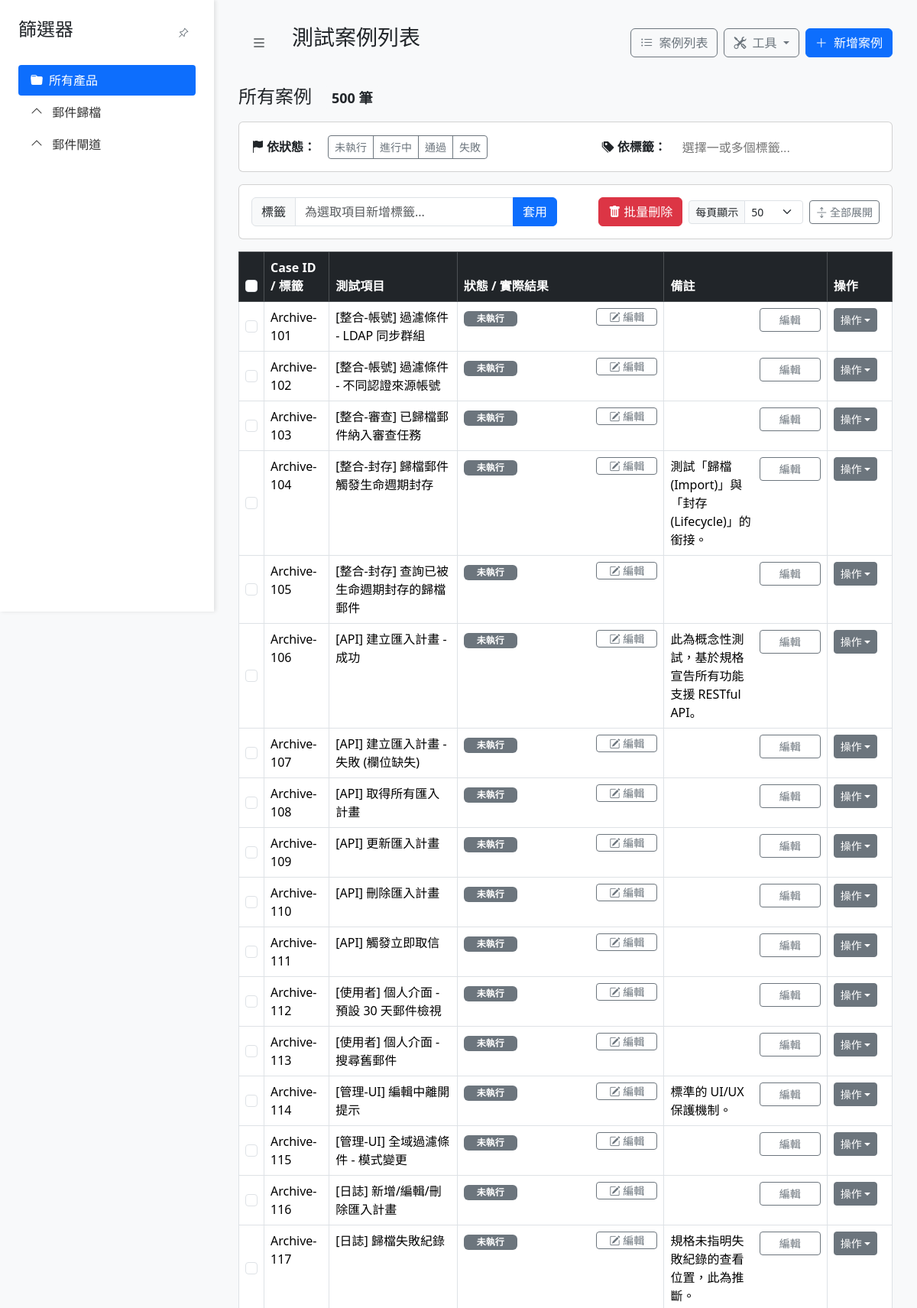
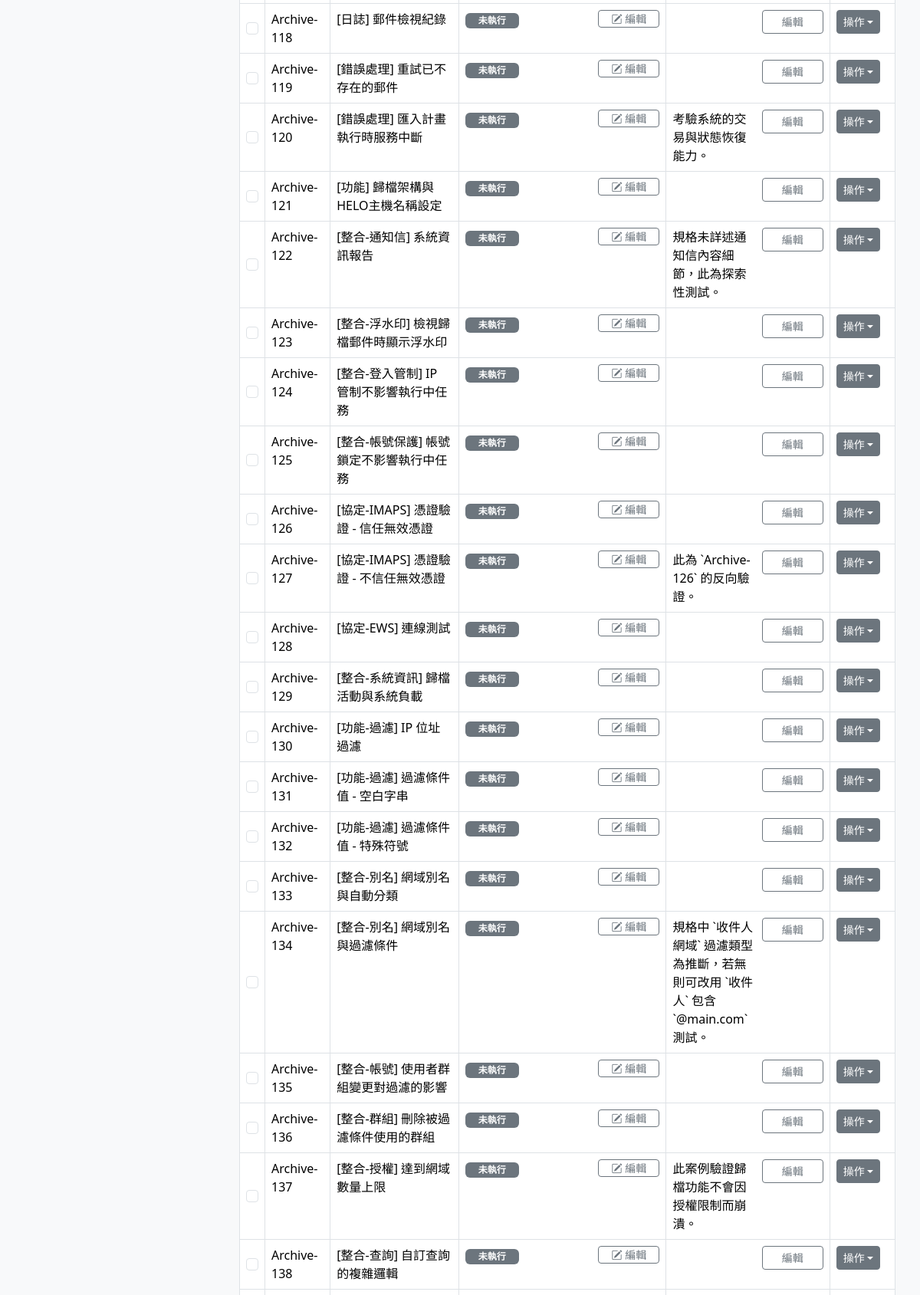
The app's page /?page=3&per_page=50& (upper part) with its own data (2 pictures, top to bottom).
### models.py (models this page shows)
class TestCase(db.Model):
    id = db.Column(db.Integer, primary_key=True)
    product_type = db.Column(db.String(50), nullable=False, default='未分類產品')
    category = db.Column(db.String(100), nullable=False)
    main_category = db.Column(db.String(50), nullable=True)
    sub_category = db.Column(db.String(50), nullable=True)
    case_id = db.Column(db.String(50), unique=True, nullable=False)
    test_item = db.Column(db.String(200), nullable=False)
    test_purpose = db.Column(db.Text, nullable=True)
    preconditions = db.Column(db.Text, nullable=True)
    test_steps = db.Column(db.Text, nullable=True)
    expected_result = db.Column(db.Text, nullable=True)
    actual_result = db.Column(db.Text, nullable=True)
    status = db.Column(db.String(20), nullable=False, default='未執行')
    notes = db.Column(db.Text, nullable=True)
    reference = db.Column(db.String(200), nullable=True)
    tags = db.relationship('Tag', secondary=test_case_tags, lazy='subquery',
                           backref=db.backref('test_cases', lazy=True))
    attachments = db.relationship('Attachment', backref='test_case', lazy=True, cascade="all, delete-orphan")

### app.py (the view)
@app.route('/')
def index():
    page = request.args.get('page', 1, type=int)
    per_page = request.args.get('per_page', 50, type=int)
    if per_page not in [10, 20, 30, 40, 50]:
        per_page = 50
    selected_statuses = request.args.getlist('status')
    selected_tags = request.args.getlist('tag')
    all_cases_for_tree = db.session.query(TestCase.product_type, TestCase.main_category, TestCase.sub_category).distinct().all()
    tree_data = {}
    for prod, main_cat, sub_cat in all_cases_for_tree:
        if not prod: continue
        if prod not in tree_data: tree_data[prod] = {}
        if main_cat and main_cat not in tree_data[prod]: tree_data[prod][main_cat] = []
        if main_cat and sub_cat and sub_cat not in tree_data[prod][main_cat]:
            tree_data[prod][main_cat].append(sub_cat)
    selected_product = request.args.get('product')
    selected_main_category = request.args.get('main_category')
    selected_sub_category = request.args.get('sub_category')
    global_precondition = None
    if selected_product:
        CATEGORY_RULES = load_category_rules()
        global_preconditions = CATEGORY_RULES.get('global_preconditions', {})
        global_precondition = global_preconditions.get(selected_product)
    query = TestCase.query
    if selected_product:
        query = query.filter_by(product_type=selected_product)
    if selected_main_category:
        query = query.filter_by(main_category=selected_main_category)
    if selected_sub_category:
        query = query.filter_by(sub_category=selected_sub_category)
    if selected_statuses:
        query = query.filter(TestCase.status.in_(selected_statuses))
    if selected_tags:
        for tag_name in selected_tags:
            query = query.filter(TestCase.tags.any(name=tag_name))
    pagination = query.order_by(TestCase.case_id).paginate(page=page, per_page=per_page, error_out=False)
    cases_to_display = pagination.items
    all_tags = Tag.query.order_by(Tag.name).all()
    return render_template('cases.html',
                           cases=cases_to_display,
                           tree_data=tree_data,
                           pagination=pagination,
                           selected_product=selected_product,
                           selected_main_category=selected_main_category,
                           selected_sub_category=selected_sub_category,
                           global_precondition=global_precondition,
                           per_page=per_page,
                           all_tags=all_tags,
                           selected_tags=selected_tags,
                           selected_statuses=selected_statuses)

### app.py (called while the page is built)
@app.context_processor
def inject_status_options():
    status_options = ['未執行', '進行中', '通過', '失敗']
    return dict(status_options=status_options)

@app.context_processor
def utility_processor():
    def render_manual_list_in_template(text_block):
        lines = [line.strip().lstrip('0123456789. ') for line in (text_block or "").split('\n') if line.strip()]
        html = '<div class="manual-list">'
        for i, line in enumerate(lines):
            html += f'<div class="manual-list-item"><span class="manual-list-number">{i+1}.</span><span class="manual-list-text">{line}</span></div>'
        html += '</div>'
        return html
    return dict(render_manual_list=render_manual_list_in_template)

### templates/cases.html (shortened to what this page needs)
{% extends 'base.html' %}
{% block page_title %}
    測試案例列表
{% endblock %}
{% block sidebar %}
    <nav class="tree-nav">
        <ul>
            <li>
                <a href="{{ url_for('index') }}" class="{{ 'active-filter' if not selected_product }}">
                    <i class="bi bi-folder-fill me-2"></i>所有產品
                </a>
            </li>
            {% for product, main_categories in tree_data.items()|sort %}
                <li class="parent {% if product == selected_product %}active open{% endif %}">
                    <a href="{{ url_for('index', product=product) }}">
                        {{ product }}
                    </a>
                </li>
            {% endfor %}
        </ul>
    </nav>
{% endblock %}
{% block content %}
    <h4 class="mb-3">
        {% if selected_sub_category %}
            {{ selected_product }} / {{ selected_main_category.replace('功能', '') }} / {{ selected_sub_category }}
        {% elif selected_main_category %}
            {{ selected_product }} / {{ selected_main_category.replace('功能', '') }}
        {% elif selected_product %}
            {{ selected_product }}
        {% else %}
            所有案例
        {% endif %}
        <span class="badge bg-light text-dark ms-2">{{ pagination.total }} 筆</span>
    </h4>
    <div class="card mb-3">
        <div class="card-body">
            <div class="row g-3 align-items-center">
                <div class="col-auto">
                    <label class="form-label mb-0"><strong><i class="bi bi-flag-fill me-1"></i>依狀態：</strong></label>
                </div>
                <div class="col">
                    <div class="btn-group btn-group-sm" role="group">
                        {% for status in status_options %}
                        <a href="#" class="btn btn-outline-secondary filter-btn status-filter {% if status in selected_statuses %}active{% endif %}" data-filter-type="status" data-filter-value="{{ status }}">
                            {{ status }}
                        </a>
                        {% endfor %}
                    </div>
                </div>
                <div class="col-auto">
                     <label for="tag-filter-select" class="form-label mb-0"><strong><i class="bi bi-tags-fill me-1"></i>依標籤：</strong></label>
                </div>
                <div class="col-md-4">
                </div>
            </div>
        </div>
    </div>
    <form id="bulk-action-form" method="POST">
        <div class="sticky-bar">
            <div class="card">
                <div class="card-body d-flex justify-content-between align-items-center gap-3">
                    <div class="input-group" style="max-width: 400px;">
                        <span class="input-group-text">標籤</span>
                        <input type="text" name="new_tag" class="form-control" placeholder="為選取項目新增標籤...">
                        <button type="button" id="bulk-add-tag-btn" class="btn btn-primary">套用</button>
                    </div>
                    <div class="d-flex align-items-center gap-2">
                        <button type="button" id="bulk-delete-btn" class="btn btn-danger">
                            <i class="bi bi-trash-fill"></i> 批量刪除
                        </button>
                        <div class="input-group input-group-sm" style="width: 150px;">
                          <label class="input-group-text" for="per-page-select">每頁顯示</label>
                          <select class="form-select" id="per-page-select">
                            <option value="50" {% if per_page == 50 %}selected{% endif %}>50</option>
                          </select>
                        </div>
                        <button type="button" id="toggle-all-btn" class="btn btn-outline-secondary btn-sm" data-state="collapsed">
                            <i class="bi bi-arrows-expand"></i>
                            <span>全部展開</span>
                        </button>
                    </div>
                </div>
            </div>
        </div>
        <div class="table-responsive">
            <table class="table table-hover table-bordered caption-top table-fixed-layout">
                <caption></caption>
                <thead class="table-dark">
                    <tr>
                        <th style="width: 3%;"><input class="form-check-input" type="checkbox" id="select-all-checkbox"></th>
                        <th style="width: 10%;">Case ID / 標籤</th>
                        <th style="width: 20%;">測試項目</th>
                        <th style="width: 32%;">狀態 / 實際結果</th>
                        <th style="width: 25%;">備註</th>
                        <th style="width: 10%;">操作</th>
                    </tr>
                </thead>
                {% for case in cases %}
                    <tbody class="case-group">
                        <tr class="expandable-row" data-bs-target="#collapse-{{ case.id }}" style="cursor: pointer;">
                            <td class="text-center align-middle">
                                <input class="form-check-input case-checkbox" type="checkbox" name="case_ids" value="{{ case.id }}">
                            </td>
                            <td>
                                {{ case.case_id }}
                            </td>
                            <td>{{ case.test_item }}</td>
                            <td>
                                <div id="status-result-wrapper-{{ case.id }}">
                                    {% include 'partials/_status_result_display.html' %}
                                </div>
                            </td>
                            <td>
                                <div id="notes-wrapper-{{ case.id }}">
                                    {% include 'partials/_notes_display.html' %}
                                </div>
                            </td>
                            <td>
                                <div class="dropdown">
                                    <button class="btn btn-secondary btn-sm dropdown-toggle" type="button" data-bs-toggle="dropdown">操作</button>
                                </div>
                            </td>
                        </tr>
                    </tbody>
                {% else %}
                <tbody>
                    <tr>
                        <td colspan="6" class="text-center">找不到符合篩選條件的測試案例。</td>
                    </tr>
                </tbody>
                {% endfor %}
            </table>
        </div>
    </form>
    <link href="https://cdn.jsdelivr.net/npm/select2@4.1.0-rc.0/dist/css/select2.min.css" rel="stylesheet" />
    <link rel="stylesheet" href="https://cdn.jsdelivr.net/npm/select2-bootstrap-5-theme@1.3.0/dist/select2-bootstrap-5-theme.min.css" />
{% endblock %}

### templates/partials/_status_result_display.html (shortened to what this page needs)
<div id="status-result-{{ case.id }}" class="cell-edit-trigger">
    <p>
        <span class="badge
            {% if case.status == '通過' %} bg-success
            {% elif case.status == '失敗' %} bg-danger
            {% elif case.status == '進行中' %} bg-warning text-dark
            {% else %} bg-secondary
            {% endif %} me-2" style="width: 70px;">
            {{ case.status }}
        </span>
    </p>
    <button hx-get="{{ url_for('edit_status_result', id=case.id) }}"
            hx-target="#status-result-wrapper-{{ case.id }}"
            hx-swap="innerHTML"
            class="btn btn-outline-secondary btn-sm py-0">
        <i class="bi bi-pencil-square"></i> 編輯
    </button>
</div>

### templates/partials/_notes_display.html (shortened to what this page needs)
<div class="cell-edit-trigger">
    <p class="mb-0">
        <span style="white-space: pre-wrap;">{{ case.notes or '' }}</span>
    </p>
    <button class="btn btn-outline-secondary btn-sm"
            hx-get="{{ url_for('edit_notes', id=case.id) }}"
            hx-target="#notes-wrapper-{{ case.id }}"
            hx-swap="innerHTML">
        編輯
    </button>
</div>

### templates/base.html (style rules this page uses)
body { display: flex; background-color: #f8f9fa; }
.tree-nav ul { list-style-type: none; padding-left: 0; }
.tree-nav li a { display: block; padding: 0.5rem 1rem; text-decoration: none; color: #333; border-radius: 0.25rem; }
.tree-nav .parent > a { cursor: pointer; }
.tree-nav .parent > a::before { content: '\F286'; font-family: 'bootstrap-icons'; margin-right: 0.5rem; }
.tree-nav .active-filter { background-color: #0d6efd; color: white !important; }
.cell-edit-trigger { display: flex; justify-content: space-between; align-items: flex-start; width: 100%; height: 100%; }
.cell-edit-trigger p { margin-bottom: 0; flex-grow: 1; padding-right: 10px; }
.cell-edit-trigger .btn { flex-shrink: 0; width: 80px; }
.sticky-bar { position: sticky;top: 0;z-index: 1020;background-color: #f8f9fa;padding-bottom: 1rem;margin-bottom: -1rem; }

### records on screen
TestCase: case_id "Archive-101", test_item "[整合-帳號] 過濾條件 - LDAP 同步群組", status "未執行"
TestCase: case_id "Archive-102", test_item "[整合-帳號] 過濾條件 - 不同認證來源帳號", status "未執行"
TestCase: case_id "Archive-103", test_item "[整合-審查] 已歸檔郵件納入審查任務", status "未執行"
TestCase: case_id "Archive-104", test_item "[整合-封存] 歸檔郵件觸發生命週期封存", status "未執行", notes "測試「歸檔 (Import)」與「封存 (Lifecycle)」的銜接。"
TestCase: case_id "Archive-105", test_item "[整合-封存] 查詢已被生命週期封存的歸檔郵件", status "未執行"
TestCase: case_id "Archive-106", test_item "[API] 建立匯入計畫 - 成功", status "未執行", notes "此為概念性測試，基於規格宣告所有功能支援 RESTful API。"
TestCase: case_id "Archive-107", test_item "[API] 建立匯入計畫 - 失敗 (欄位缺失)", status "未執行"
TestCase: case_id "Archive-108", test_item "[API] 取得所有匯入計畫", status "未執行"
TestCase: case_id "Archive-109", test_item "[API] 更新匯入計畫", status "未執行"
TestCase: case_id "Archive-110", test_item "[API] 刪除匯入計畫", status "未執行"
TestCase: case_id "Archive-111", test_item "[API] 觸發立即取信", status "未執行"
TestCase: case_id "Archive-112", test_item "[使用者] 個人介面 - 預設 30 天郵件檢視", status "未執行"
TestCase: case_id "Archive-113", test_item "[使用者] 個人介面 - 搜尋舊郵件", status "未執行"
TestCase: case_id "Archive-114", test_item "[管理-UI] 編輯中離開提示", status "未執行", notes "標準的 UI/UX 保護機制。"
TestCase: case_id "Archive-115", test_item "[管理-UI] 全域過濾條件 - 模式變更", status "未執行"
TestCase: case_id "Archive-116", test_item "[日誌] 新增/編輯/刪除匯入計畫", status "未執行"
TestCase: case_id "Archive-117", test_item "[日誌] 歸檔失敗紀錄", status "未執行", notes "規格未指明失敗紀錄的查看位置，此為推斷。"
TestCase: case_id "Archive-118", test_item "[日誌] 郵件檢視紀錄", status "未執行"
TestCase: case_id "Archive-119", test_item "[錯誤處理] 重試已不存在的郵件", status "未執行"
TestCase: case_id "Archive-120", test_item "[錯誤處理] 匯入計畫執行時服務中斷", status "未執行", notes "考驗系統的交易與狀態恢復能力。"
TestCase: case_id "Archive-121", test_item "[功能] 歸檔架構與HELO主機名稱設定", status "未執行"
TestCase: case_id "Archive-122", test_item "[整合-通知信] 系統資訊報告", status "未執行", notes "規格未詳述通知信內容細節，此為探索性測試。"
TestCase: case_id "Archive-123", test_item "[整合-浮水印] 檢視歸檔郵件時顯示浮水印", status "未執行"
TestCase: case_id "Archive-124", test_item "[整合-登入管制] IP 管制不影響執行中任務", status "未執行"
TestCase: case_id "Archive-125", test_item "[整合-帳號保護] 帳號鎖定不影響執行中任務", status "未執行"
TestCase: case_id "Archive-126", test_item "[協定-IMAPS] 憑證驗證 - 信任無效憑證", status "未執行"
TestCase: case_id "Archive-127", test_item "[協定-IMAPS] 憑證驗證 - 不信任無效憑證", status "未執行", notes "此為 `Archive-126` 的反向驗證。"
TestCase: case_id "Archive-128", test_item "[協定-EWS] 連線測試", status "未執行"
TestCase: case_id "Archive-129", test_item "[整合-系統資訊] 歸檔活動與系統負載", status "未執行"
TestCase: case_id "Archive-130", test_item "[功能-過濾] IP 位址過濾", status "未執行"
TestCase: case_id "Archive-131", test_item "[功能-過濾] 過濾條件值 - 空白字串", status "未執行"
TestCase: case_id "Archive-132", test_item "[功能-過濾] 過濾條件值 - 特殊符號", status "未執行"
TestCase: case_id "Archive-133", test_item "[整合-別名] 網域別名與自動分類", status "未執行"
TestCase: case_id "Archive-134", test_item "[整合-別名] 網域別名與過濾條件", status "未執行", notes "規格中 `收件人網域` 過濾類型為推斷，若無則可改用 `收件人` 包含 `@main.com` 測試。"
TestCase: case_id "Archive-135", test_item "[整合-帳號] 使用者群組變更對過濾的影響", status "未執行"

### other values on screen
{{ product }} "郵件歸檔" "郵件閘道"
{{ pagination.total }} "500"
{{ status }} "未執行" "進行中" "通過" "失敗"
